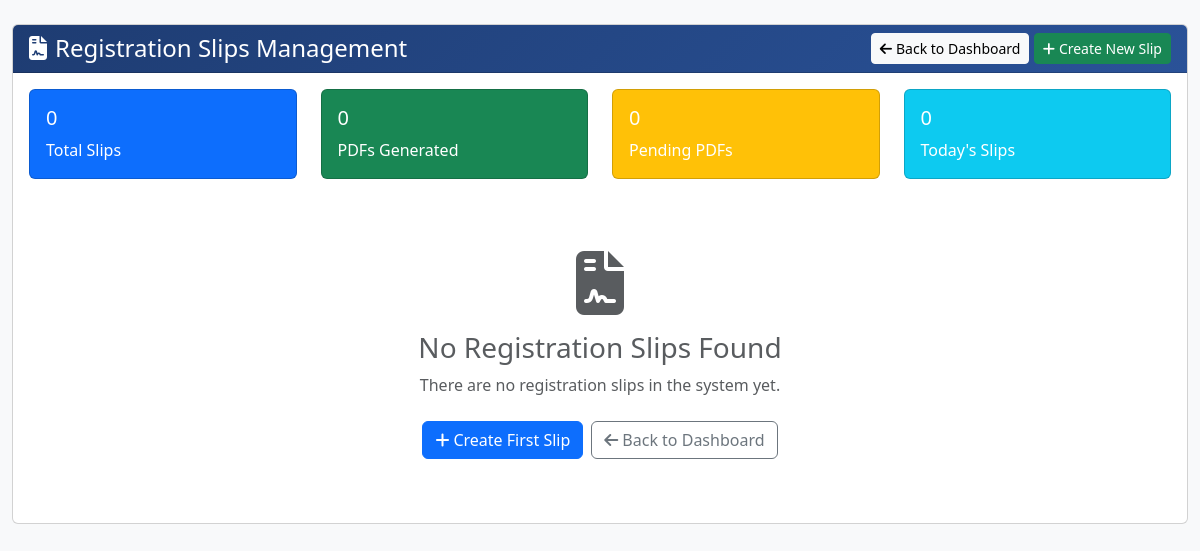
The page /admin/view_registration_slips (signed in) on the database as committed earlier.
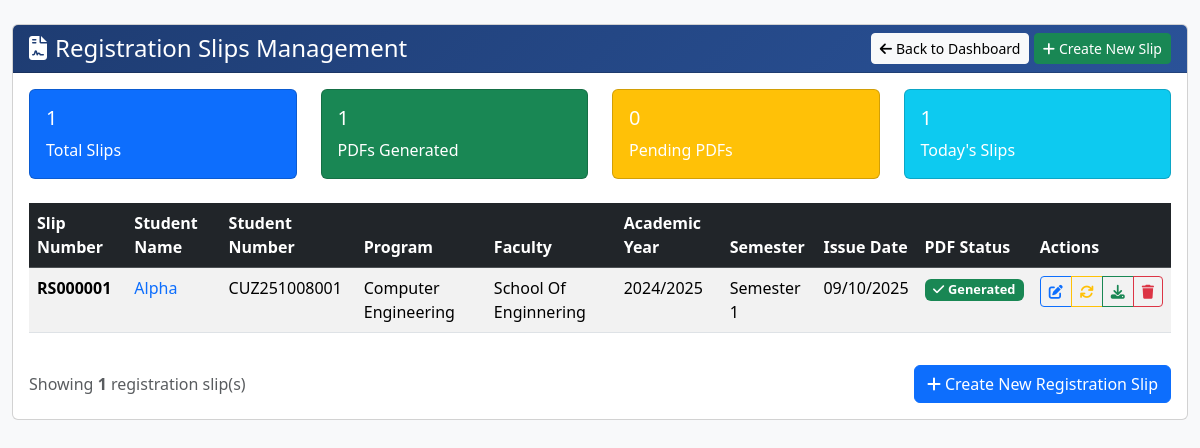
The same page on the database as committed later.
### app/models.py (models this page shows, shortened)
class RegistrationSlip(db.Model):
    __tablename__ = "registration_slip"
    id = db.Column(db.Integer, primary_key=True)
    slip_number = db.Column(db.String(50), unique=True, nullable=False)
    student_id = db.Column(db.Integer, db.ForeignKey('student.id'), nullable=False)
    issue_date = db.Column(db.DateTime, nullable=False, default=lambda: datetime.now(timezone.utc))
    pdf_filename = db.Column(db.String(255), nullable=True)
    created_by = db.Column(db.String(100), nullable=True)
    created_date = db.Column(db.DateTime, default=lambda: datetime.now(timezone.utc))
    academic_year = db.Column(db.String(20), nullable=True)
    semester = db.Column(db.String(20), nullable=True)
    program_name = db.Column(db.String(100), nullable=True)
    faculty_name = db.Column(db.String(100), nullable=True)
    student = db.relationship("Student", back_populates="registration_slips")

class Student(db.Model):
    __tablename__ = "student"
    id = db.Column(db.Integer, primary_key=True)
    student_number = db.Column(db.String(20), unique=True, nullable=False)
    name = db.Column(db.String(100), nullable=False)
    email = db.Column(db.String(120), unique=True, nullable=True)
    phone = db.Column(db.String(20), nullable=True)
    program = db.Column(db.String(50), nullable=True)
    faculty = db.Column(db.String(100), nullable=True)  # NEW: Added faculty field
    intake_year = db.Column(db.Integer, nullable=True)
    year_of_study = db.Column(db.Integer, nullable=True)
    semester = db.Column(db.String(20), nullable=True)  # NEW: Added semester field
    created_at = db.Column(db.DateTime, default=lambda: datetime.now(timezone.utc))
    user = db.relationship("User", back_populates="student_profile", uselist=False, foreign_keys=[User.student_id])
    payments = db.relationship("Payment", back_populates="student", lazy=True, cascade="all, delete-orphan")
    registrations = db.relationship("Registration", back_populates="student", lazy=True, cascade="all, delete-orphan")
    registration_slips = db.relationship("RegistrationSlip", back_populates="student", lazy=True, cascade="all, delete-orphan")

### app/routes/admin_routes.py (the view)
@admin_bp.route('/view_registration_slips')
@admin_required
def view_registration_slips():
    registration_slips = RegistrationSlip.query.order_by(RegistrationSlip.issue_date.desc()).all()
    today = datetime.utcnow().date()
    today_count = len([slip for slip in registration_slips if slip.issue_date.date() == today])
    return render_template('admin/view_registration_slips.html',
                         slips=registration_slips,
                         today_count=today_count)

### app/routes/admin_routes.py (called while the page is built)
def admin_required(f):
    @wraps(f)
    def decorated_function(*args, **kwargs):
        if 'user_id' not in session or session.get('role') != 'admin':
            flash("Please log in as admin to access this page.", "warning")
            return redirect(url_for('admin.admin_login'))
        return f(*args, **kwargs)
    return decorated_function

### app/templates/admin/view_registration_slips.html (shortened to what the changed rows need)
<!DOCTYPE html>
<html lang="en">
<head>
    <link rel="stylesheet" href="https://cdn.jsdelivr.net/npm/bootstrap@5.3.2/dist/css/bootstrap.min.css">
    <link rel="stylesheet" href="https://cdnjs.cloudflare.com/ajax/libs/font-awesome/6.4.0/css/all.min.css">
</head>
<body class="bg-light">
    <div class="container-fluid py-4">
        <div class="row">
            <div class="col-12">
                <div class="card">
                    <div class="card-body">
                        <div class="row mb-4">
                            <div class="col-md-3">
                                <div class="card text-white bg-primary">
                                    <div class="card-body">
                                        <h5 class="card-title">{{ slips|length }}</h5>
                                        <p class="card-text">Total Slips</p>
                                    </div>
                                </div>
                            </div>
                            <div class="col-md-3">
                                <div class="card text-white bg-success">
                                    <div class="card-body">
                                        <h5 class="card-title">{{ slips|selectattr('pdf_filename')|list|length }}</h5>
                                        <p class="card-text">PDFs Generated</p>
                                    </div>
                                </div>
                            </div>
                            <div class="col-md-3">
                                <div class="card text-white bg-info">
                                    <div class="card-body">
                                        <h5 class="card-title">{{ today_count }}</h5>
                                        <p class="card-text">Today's Slips</p>
                                    </div>
                                </div>
                            </div>
                        </div>
                        {% if slips %}
                        <div class="table-responsive">
                            <table class="table table-striped table-hover">
                                <thead class="table-dark">
                                    <tr>
                                        <th>Slip Number</th>
                                        <th>Student Name</th>
                                        <th>Student Number</th>
                                        <th>Program</th>
                                        <th>Faculty</th>
                                        <th>Academic Year</th>
                                        <th>Semester</th>
                                        <th>Issue Date</th>
                                        <th>PDF Status</th>
                                        <th>Actions</th>
                                    </tr>
                                </thead>
                                <tbody>
                                    {% for slip in slips %}
                                    <tr>
                                        <td>
                                            <strong>{{ slip.slip_number }}</strong>
                                        </td>
                                        <td>
                                            <a href="{{ url_for('admin.view_student_details', student_id=slip.student.id) }}"
                                               class="text-decoration-none">
                                                {{ slip.student.name }}
                                            </a>
                                        </td>
                                        <td>{{ slip.student.student_number }}</td>
                                        <td>{{ slip.program_name or '<span class="text-muted">Not set</span>'|safe }}</td>
                                        <td>{{ slip.faculty_name or '<span class="text-muted">Not set</span>'|safe }}</td>
                                        <td>{{ slip.academic_year or '2024/2025' }}</td>
                                        <td>{{ slip.semester or 'Semester 1' }}</td>
                                        <td>{{ slip.issue_date.strftime('%d/%m/%Y') }}</td>
                                        <td>
                                            {% if slip.pdf_filename %}
                                                <span class="badge bg-success status-badge">
                                                    <i class="fas fa-check me-1"></i>Generated
                                                </span>
                                            {% else %}
                                                <span class="badge bg-warning status-badge">
                                                    <i class="fas fa-clock me-1"></i>Pending
                                                </span>
                                            {% endif %}
                                        </td>
                                        <td class="table-actions">
                                            <div class="btn-group btn-group-sm">
                                                <a href="{{ url_for('admin.edit_registration_slip', slip_id=slip.id) }}"
                                                   class="btn btn-outline-primary"
                                                   title="Edit Slip">
                                                    <i class="fas fa-edit"></i>
                                                </a>
                                                <a href="{{ url_for('admin.regenerate_slip_pdf', slip_id=slip.id) }}"
                                                   class="btn btn-outline-warning"
                                                   title="Regenerate PDF">
                                                    <i class="fas fa-sync"></i>
                                                </a>
                                                {% if slip.pdf_filename %}
                                                <a href="{{ url_for('admin.serve_registration_slip', filename=slip.pdf_filename) }}"
                                                   class="btn btn-outline-success"
                                                   target="_blank"
                                                   title="Download PDF">
                                                    <i class="fas fa-download"></i>
                                                </a>
                                                {% else %}
                                                <button class="btn btn-outline-secondary" disabled title="No PDF available">
                                                    <i class="fas fa-download"></i>
                                                </button>
                                                {% endif %}
                                                <a href="{{ url_for('admin.delete_registration_slip', slip_id=slip.id) }}"
                                                   class="btn btn-outline-danger"
                                                   onclick="return confirm('Are you sure you want to delete this registration slip? This action cannot be undone.')"
                                                   title="Delete Slip">
                                                    <i class="fas fa-trash"></i>
                                                </a>
                                            </div>
                                        </td>
                                    </tr>
                                    {% endfor %}
                                </tbody>
                            </table>
                        </div>
                        <div class="d-flex justify-content-between align-items-center mt-3">
                            <div class="text-muted">
                                Showing <strong>{{ slips|length }}</strong> registration slip(s)
                            </div>
                            <div>
                                <a href="{{ url_for('admin.create_registration_slip_form') }}" class="btn btn-primary">
                                    <i class="fas fa-plus me-1"></i>Create New Registration Slip
                                </a>
                            </div>
                        </div>
                        {% else %}
                        <div class="text-center py-5">
                            <i class="fas fa-file-contract fa-4x text-muted mb-3"></i>
                            <h3 class="text-muted">No Registration Slips Found</h3>
                            <p class="text-muted mb-4">
                                There are no registration slips in the system yet.
                            </p>
                            <div class="d-flex justify-content-center gap-2">
                                <a href="{{ url_for('admin.create_registration_slip_form') }}" class="btn btn-primary">
                                    <i class="fas fa-plus me-1"></i>Create First Slip
                                </a>
                                <a href="{{ url_for('admin.dashboard') }}" class="btn btn-outline-secondary">
                                    <i class="fas fa-arrow-left me-1"></i>Back to Dashboard
                                </a>
                            </div>
                        </div>
                        {% endif %}
                    </div>
                </div>
            </div>
        </div>
    </div>
</body>
</html>

Rows that differ between the two databases and show on the page:
added RegistrationSlip: slip_number "RS000001", student.name "Alpha", student.student_number "CUZ251008001", program_name "Computer Engineering", faculty_name "School Of Enginnering", academic_year "2024/2025", semester "Semester 1", issue_date "09/10/2025", shows "Generated"
Other text that changed with them:
{{ slips|length }}: "0" → "1"
{{ slips|selectattr('pdf_filename')|list|length }}: "0" → "1"
{{ today_count }}: "0" → "1"
{{ slips|length }}: (not shown) → "1"
text no longer shown: "No Registration Slips Found There are no registration slips in the system yet. Create First Slip Back to Dashboard"
text now shown: "Slip Number Student Name Student Number Program Faculty Academic Year Semester Issue Date PDF Status Actions Showing registration slip(s) Create New Registration Slip"
